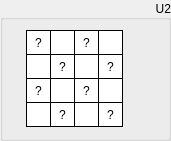
  <widget class="QGroupBox" name="groupSubKeyU2">
   <property name="geometry">
    <rect>
     <x>490</x>
     <y>10</y>
     <width>171</width>
     <height>141</height>
    </rect>
   </property>
   <property name="sizePolicy">
    <sizepolicy hsizetype="Fixed" vsizetype="Fixed">
     <horstretch>0</horstretch>
     <verstretch>0</verstretch>
    </sizepolicy>
   </property>
   <property name="styleSheet">
    <string notr="true"/>
   </property>
   <property name="title">
    <string>U2</string>
   </property>
   <property name="alignment">
    <set>Qt::AlignRight|Qt::AlignTrailing|Qt::AlignVCenter</set>
   </property>
   <widget class="QLabel" name="u2byte15">
    <property name="enabled">
     <bool>true</bool>
    </property>
    <property name="geometry">
     <rect>
      <x>98</x>
      <y>102</y>
      <width>25</width>
      <height>25</height>
     </rect>
    </property>
    <property name="sizePolicy">
     <sizepolicy hsizetype="Fixed" vsizetype="Fixed">
      <horstretch>0</horstretch>
      <verstretch>0</verstretch>
     </sizepolicy>
    </property>
    <property name="font">
     <font>
      <kerning>true</kerning>
     </font>
    </property>
    <property name="layoutDirection">
     <enum>Qt::LeftToRight</enum>
    </property>
    <property name="styleSheet">
     <string notr="true">QLabel {
	 border-width: 1px;
     border-style: solid;
     border-color: black; 
     background-color: white;
}</string>
    </property>
    <property name="text">
     <string>?</string>
    </property>
    <property name="alignment">
     <set>Qt::AlignCenter</set>
    </property>
   </widget>
   <widget class="QLabel" name="u2byte13">
    <property name="enabled">
     <bool>true</bool>
    </property>
    <property name="geometry">
     <rect>
      <x>98</x>
      <y>54</y>
      <width>25</width>
      <height>25</height>
     </rect>
    </property>
    <property name="sizePolicy">
     <sizepolicy hsizetype="Fixed" vsizetype="Fixed">
      <horstretch>0</horstretch>
      <verstretch>0</verstretch>
     </sizepolicy>
    </property>
    <property name="font">
     <font>
      <kerning>true</kerning>
     </font>
    </property>
    <property name="layoutDirection">
     <enum>Qt::LeftToRight</enum>
    </property>
    <property name="styleSheet">
     <string notr="true">QLabel {
	 border-width: 1px;
     border-style: solid;
     border-color: black; 
     background-color: white;
}</string>
    </property>
    <property name="text">
     <string>?</string>
    </property>
    <property name="alignment">
     <set>Qt::AlignCenter</set>
    </property>
   </widget>
   <widget class="QLabel" name="u2byte14">
    <property name="enabled">
     <bool>true</bool>
    </property>
    <property name="geometry">
     <rect>
      <x>98</x>
      <y>78</y>
      <width>25</width>
      <height>25</height>
     </rect>
    </property>
    <property name="sizePolicy">
     <sizepolicy hsizetype="Fixed" vsizetype="Fixed">
      <horstretch>0</horstretch>
      <verstretch>0</verstretch>
     </sizepolicy>
    </property>
    <property name="font">
     <font>
      <kerning>true</kerning>
     </font>
    </property>
    <property name="layoutDirection">
     <enum>Qt::LeftToRight</enum>
    </property>
    <property name="styleSheet">
     <string notr="true">QLabel {
	 border-width: 1px;
     border-style: solid;
     border-color: black; 
     background-color: white;
}</string>
    </property>
    <property name="text">
     <string/>
    </property>
    <property name="alignment">
     <set>Qt::AlignCenter</set>
    </property>
   </widget>
   <widget class="QLabel" name="u2byte06">
    <property name="enabled">
     <bool>true</bool>
    </property>
    <property name="geometry">
     <rect>
      <x>50</x>
      <y>78</y>
      <width>25</width>
      <height>25</height>
     </rect>
    </property>
    <property name="sizePolicy">
     <sizepolicy hsizetype="Fixed" vsizetype="Fixed">
      <horstretch>0</horstretch>
      <verstretch>0</verstretch>
     </sizepolicy>
    </property>
    <property name="font">
     <font>
      <kerning>true</kerning>
     </font>
    </property>
    <property name="layoutDirection">
     <enum>Qt::LeftToRight</enum>
    </property>
    <property name="styleSheet">
     <string notr="true">QLabel {
	 border-width: 1px;
     border-style: solid;
     border-color: black; 
     background-color: white;
}</string>
    </property>
    <property name="text">
     <string/>
    </property>
    <property name="alignment">
     <set>Qt::AlignCenter</set>
    </property>
   </widget>
   <widget class="QLabel" name="u2byte04">
    <property name="enabled">
     <bool>true</bool>
    </property>
    <property name="geometry">
     <rect>
      <x>50</x>
      <y>30</y>
      <width>25</width>
      <height>25</height>
     </rect>
    </property>
    <property name="sizePolicy">
     <sizepolicy hsizetype="Fixed" vsizetype="Fixed">
      <horstretch>0</horstretch>
      <verstretch>0</verstretch>
     </sizepolicy>
    </property>
    <property name="font">
     <font>
      <kerning>true</kerning>
     </font>
    </property>
    <property name="layoutDirection">
     <enum>Qt::LeftToRight</enum>
    </property>
    <property name="styleSheet">
     <string notr="true">QLabel {
	 border-width: 1px;
     border-style: solid;
     border-color: black; 
     background-color: white;
}</string>
    </property>
    <property name="text">
     <string/>
    </property>
    <property name="alignment">
     <set>Qt::AlignCenter</set>
    </property>
   </widget>
   <widget class="QLabel" name="u2byte02">
    <property name="enabled">
     <bool>true</bool>
    </property>
    <property name="geometry">
     <rect>
      <x>26</x>
      <y>78</y>
      <width>25</width>
      <height>25</height>
     </rect>
    </property>
    <property name="sizePolicy">
     <sizepolicy hsizetype="Fixed" vsizetype="Fixed">
      <horstretch>0</horstretch>
      <verstretch>0</verstretch>
     </sizepolicy>
    </property>
    <property name="font">
     <font>
      <kerning>true</kerning>
     </font>
    </property>
    <property name="layoutDirection">
     <enum>Qt::LeftToRight</enum>
    </property>
    <property name="styleSheet">
     <string notr="true">QLabel {
	 border-width: 1px;
     border-style: solid;
     border-color: black; 
     background-color: white;
}</string>
    </property>
    <property name="text">
     <string>?</string>
    </property>
    <property name="alignment">
     <set>Qt::AlignCenter</set>
    </property>
   </widget>
   <widget class="QLabel" name="u2byte10">
    <property name="enabled">
     <bool>true</bool>
    </property>
    <property name="geometry">
     <rect>
      <x>74</x>
      <y>78</y>
      <width>25</width>
      <height>25</height>
     </rect>
    </property>
    <property name="sizePolicy">
     <sizepolicy hsizetype="Fixed" vsizetype="Fixed">
      <horstretch>0</horstretch>
      <verstretch>0</verstretch>
     </sizepolicy>
    </property>
    <property name="font">
     <font>
      <kerning>true</kerning>
     </font>
    </property>
    <property name="layoutDirection">
     <enum>Qt::LeftToRight</enum>
    </property>
    <property name="styleSheet">
     <string notr="true">QLabel {
	 border-width: 1px;
     border-style: solid;
     border-color: black; 
     background-color: white;
}</string>
    </property>
    <property name="text">
     <string>?</string>
    </property>
    <property name="alignment">
     <set>Qt::AlignCenter</set>
    </property>
   </widget>
   <widget class="QLabel" name="u2byte09">
    <property name="enabled">
     <bool>true</bool>
    </property>
    <property name="geometry">
     <rect>
      <x>74</x>
      <y>54</y>
      <width>25</width>
      <height>25</height>
     </rect>
    </property>
    <property name="sizePolicy">
     <sizepolicy hsizetype="Fixed" vsizetype="Fixed">
      <horstretch>0</horstretch>
      <verstretch>0</verstretch>
     </sizepolicy>
    </property>
    <property name="font">
     <font>
      <kerning>true</kerning>
     </font>
    </property>
    <property name="layoutDirection">
     <enum>Qt::LeftToRight</enum>
    </property>
    <property name="styleSheet">
     <string notr="true">QLabel {
	 border-width: 1px;
     border-style: solid;
     border-color: black; 
     background-color: white;
}</string>
    </property>
    <property name="text">
     <string/>
    </property>
    <property name="alignment">
     <set>Qt::AlignCenter</set>
    </property>
   </widget>
   <widget class="QLabel" name="u2byte01">
    <property name="enabled">
     <bool>true</bool>
    </property>
    <property name="geometry">
     <rect>
      <x>26</x>
      <y>54</y>
      <width>25</width>
      <height>25</height>
     </rect>
    </property>
    <property name="sizePolicy">
     <sizepolicy hsizetype="Fixed" vsizetype="Fixed">
      <horstretch>0</horstretch>
      <verstretch>0</verstretch>
     </sizepolicy>
    </property>
    <property name="font">
     <font>
      <kerning>true</kerning>
     </font>
    </property>
    <property name="layoutDirection">
     <enum>Qt::LeftToRight</enum>
    </property>
    <property name="styleSheet">
     <string notr="true">QLabel {
	 border-width: 1px;
     border-style: solid;
     border-color: black; 
     background-color: white;
}</string>
    </property>
    <property name="text">
     <string/>
    </property>
    <property name="alignment">
     <set>Qt::AlignCenter</set>
    </property>
   </widget>
   <widget class="QLabel" name="u2byte08">
    <property name="enabled">
     <bool>true</bool>
    </property>
    <property name="geometry">
     <rect>
      <x>74</x>
      <y>30</y>
      <width>25</width>
      <height>25</height>
     </rect>
    </property>
    <property name="sizePolicy">
     <sizepolicy hsizetype="Fixed" vsizetype="Fixed">
      <horstretch>0</horstretch>
      <verstretch>0</verstretch>
     </sizepolicy>
    </property>
    <property name="font">
     <font>
      <kerning>true</kerning>
     </font>
    </property>
    <property name="layoutDirection">
     <enum>Qt::LeftToRight</enum>
    </property>
    <property name="styleSheet">
     <string notr="true">QLabel {
	 border-width: 1px;
     border-style: solid;
     border-color: black; 
     background-color: white;
}</string>
    </property>
    <property name="text">
     <string>?</string>
    </property>
    <property name="alignment">
     <set>Qt::AlignCenter</set>
    </property>
   </widget>
   <widget class="QLabel" name="u2byte00">
    <property name="enabled">
     <bool>true</bool>
    </property>
    <property name="geometry">
     <rect>
      <x>26</x>
      <y>30</y>
      <width>25</width>
      <height>25</height>
     </rect>
    </property>
    <property name="sizePolicy">
     <sizepolicy hsizetype="Fixed" vsizetype="Fixed">
      <horstretch>0</horstretch>
      <verstretch>0</verstretch>
     </sizepolicy>
    </property>
    <property name="font">
     <font>
      <kerning>true</kerning>
     </font>
    </property>
    <property name="layoutDirection">
     <enum>Qt::LeftToRight</enum>
    </property>
    <property name="styleSheet">
     <string notr="true">QLabel {
	 border-width: 1px;
     border-style: solid;
     border-color: black; 
     background-color: white;
}</string>
    </property>
    <property name="text">
     <string>?</string>
    </property>
    <property name="alignment">
     <set>Qt::AlignCenter</set>
    </property>
    <property name="wordWrap">
     <bool>false</bool>
    </property>
   </widget>
   <widget class="QLabel" name="u2byte07">
    <property name="enabled">
     <bool>true</bool>
    </property>
    <property name="geometry">
     <rect>
      <x>50</x>
      <y>102</y>
      <width>25</width>
      <height>25</height>
     </rect>
    </property>
    <property name="sizePolicy">
     <sizepolicy hsizetype="Fixed" vsizetype="Fixed">
      <horstretch>0</horstretch>
      <verstretch>0</verstretch>
     </sizepolicy>
    </property>
    <property name="font">
     <font>
      <kerning>true</kerning>
     </font>
    </property>
    <property name="layoutDirection">
     <enum>Qt::LeftToRight</enum>
    </property>
    <property name="styleSheet">
     <string notr="true">QLabel {
	 border-width: 1px;
     border-style: solid;
     border-color: black; 
     background-color: white;
}</string>
    </property>
    <property name="text">
     <string>?</string>
    </property>
    <property name="alignment">
     <set>Qt::AlignCenter</set>
    </property>
   </widget>
   <widget class="QLabel" name="u2byte12">
    <property name="enabled">
     <bool>true</bool>
    </property>
    <property name="geometry">
     <rect>
      <x>98</x>
      <y>30</y>
      <width>25</width>
      <height>25</height>
     </rect>
    </property>
    <property name="sizePolicy">
     <sizepolicy hsizetype="Fixed" vsizetype="Fixed">
      <horstretch>0</horstretch>
      <verstretch>0</verstretch>
     </sizepolicy>
    </property>
    <property name="font">
     <font>
      <kerning>true</kerning>
     </font>
    </property>
    <property name="layoutDirection">
     <enum>Qt::LeftToRight</enum>
    </property>
    <property name="styleSheet">
     <string notr="true">QLabel {
	 border-width: 1px;
     border-style: solid;
     border-color: black; 
     background-color: white;
}</string>
    </property>
    <property name="text">
     <string/>
    </property>
    <property name="alignment">
     <set>Qt::AlignCenter</set>
    </property>
   </widget>
   <widget class="QLabel" name="u2byte03">
    <property name="enabled">
     <bool>true</bool>
    </property>
    <property name="geometry">
     <rect>
      <x>26</x>
      <y>102</y>
      <width>25</width>
      <height>25</height>
     </rect>
    </property>
    <property name="sizePolicy">
     <sizepolicy hsizetype="Fixed" vsizetype="Fixed">
      <horstretch>0</horstretch>
      <verstretch>0</verstretch>
     </sizepolicy>
    </property>
    <property name="font">
     <font>
      <kerning>true</kerning>
     </font>
    </property>
    <property name="layoutDirection">
     <enum>Qt::LeftToRight</enum>
    </property>
    <property name="styleSheet">
     <string notr="true">QLabel {
	 border-width: 1px;
     border-style: solid;
     border-color: black; 
     background-color: white;
}</string>
    </property>
    <property name="text">
     <string/>
    </property>
    <property name="alignment">
     <set>Qt::AlignCenter</set>
    </property>
   </widget>
   <widget class="QLabel" name="u2byte11">
    <property name="enabled">
     <bool>true</bool>
    </property>
    <property name="geometry">
     <rect>
      <x>74</x>
      <y>102</y>
      <width>25</width>
      <height>25</height>
     </rect>
    </property>
    <property name="sizePolicy">
     <sizepolicy hsizetype="Fixed" vsizetype="Fixed">
      <horstretch>0</horstretch>
      <verstretch>0</verstretch>
     </sizepolicy>
    </property>
    <property name="font">
     <font>
      <kerning>true</kerning>
     </font>
    </property>
    <property name="layoutDirection">
     <enum>Qt::LeftToRight</enum>
    </property>
    <property name="styleSheet">
     <string notr="true">QLabel {
	 border-width: 1px;
     border-style: solid;
     border-color: black; 
     background-color: white;
}</string>
    </property>
    <property name="text">
     <string/>
    </property>
    <property name="alignment">
     <set>Qt::AlignCenter</set>
    </property>
   </widget>
   <widget class="QLabel" name="u2byte05">
    <property name="enabled">
     <bool>true</bool>
    </property>
    <property name="geometry">
     <rect>
      <x>50</x>
      <y>54</y>
      <width>25</width>
      <height>25</height>
     </rect>
    </property>
    <property name="sizePolicy">
     <sizepolicy hsizetype="Fixed" vsizetype="Fixed">
      <horstretch>0</horstretch>
      <verstretch>0</verstretch>
     </sizepolicy>
    </property>
    <property name="font">
     <font>
      <kerning>true</kerning>
     </font>
    </property>
    <property name="layoutDirection">
     <enum>Qt::LeftToRight</enum>
    </property>
    <property name="styleSheet">
     <string notr="true">QLabel {
	 border-width: 1px;
     border-style: solid;
     border-color: black; 
     background-color: white;
}</string>
    </property>
    <property name="text">
     <string>?</string>
    </property>
    <property name="alignment">
     <set>Qt::AlignCenter</set>
    </property>
   </widget>
  </widget>
